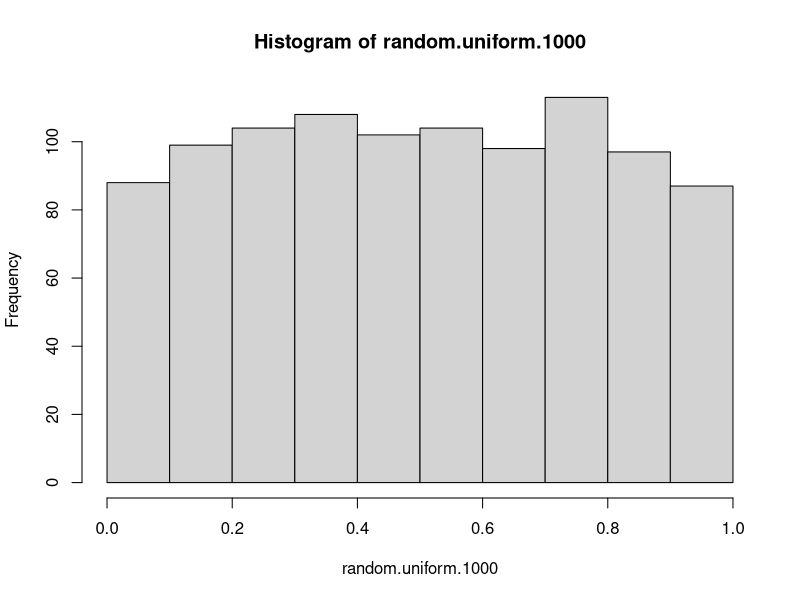
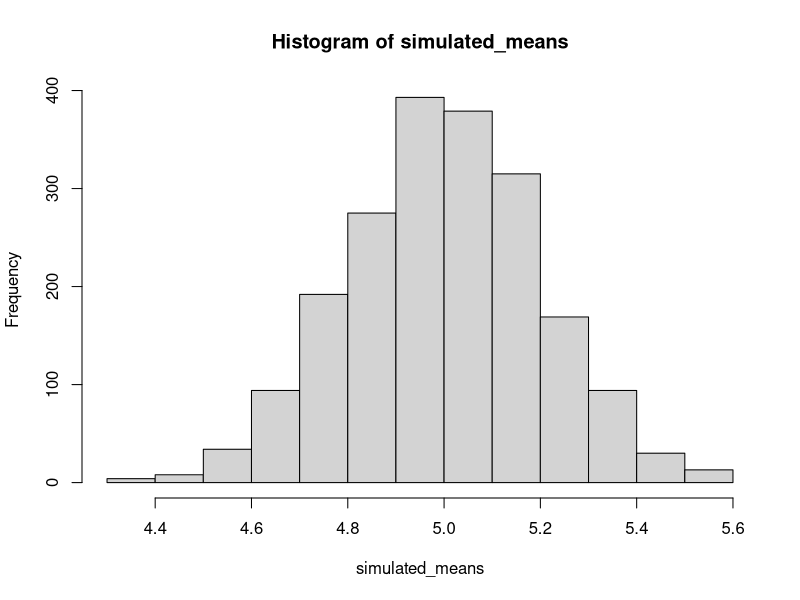
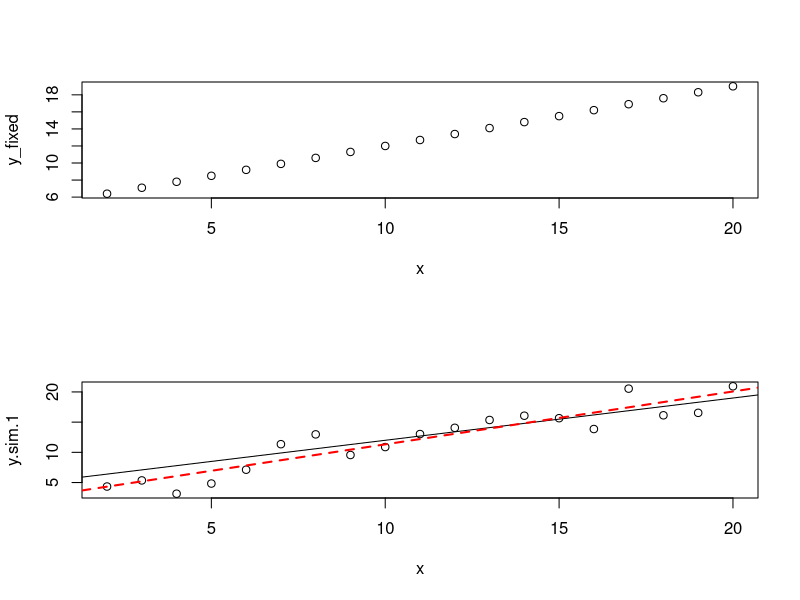
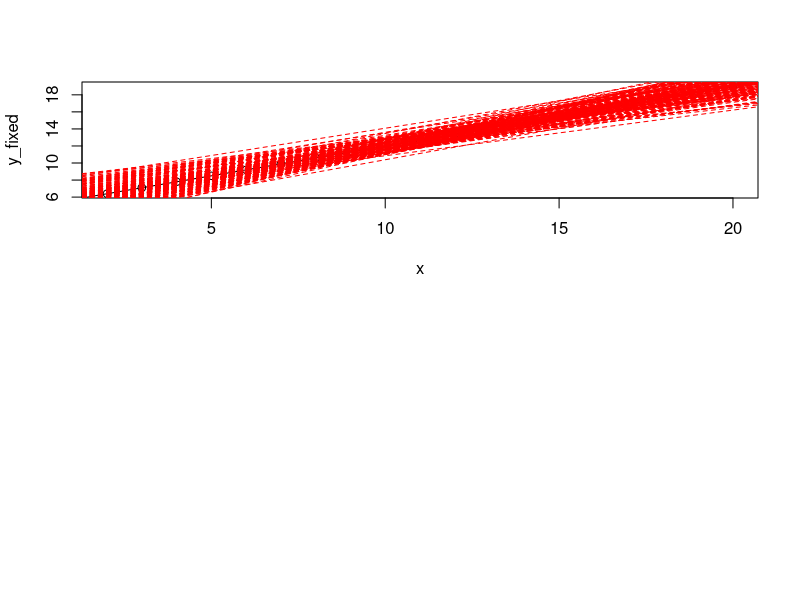

Source code (R) for these figures, in order:
# simulate: generate some data from an underlying process
# when used for statistical inference, many Monte Carlo approaches fall under the rubric of Parametric Bootstrapping. 
# Note: different than the non-parametric bootstrap which uses resampling of the original data to generate empirical sampling
# distribution. 

runif(n=1, min=0, max=1)
runif(n=1000, min=0, max=1)
runif(n=1000) # default is from 0 to 1
random.uniform.1000 <- runif(1000)
hist(random.uniform.1000)

############################ Monte Carlo Simulations (mean and sd)#######################
N <- 2000
# first, initialize a variable to store the means
simulated_means <- rep(NA, N)
for (i in 1:N) {
  sim_data <- rnorm(n = 100, mean = 5, sd = 2)
  simulated_means[i] <- mean(sim_data)
  rm(sim_data)
}
hist(simulated_means)
sd(simulated_means)  # standard deviation of sampling mean, standard error, 2 / sqrt(n) = 2 / 100
# sample size influences the estimated standard error 

############################ Monte Carlo Simulations (regression)#######################
# Y ~ N(a+b*x, sd)
a <- 5
b <- 0.7
x <- seq(2, 20)  # predictor variable
y_fixed <- a + b*x  # the deterministic part of our model
par(mfrow=c(2, 1))
plot(y_fixed ~ x)
# But response is randomly sampled (conditioned on x), say sd=2.5
y.sim.1 <- rnorm(length(x), mean=y_fixed, sd=2.5)
plot(y.sim.1 ~ x)
abline(a = a, b = b)

# But what are the actual parameter estimates for the regression based on the simulated data (for y)? 
# run a linear regression
y.sim.1.lm <- lm(y.sim.1 ~ x)
summary(y.sim.1.lm)
confint(y.sim.1.lm)
abline(reg=y.sim.1.lm, lty=2, col="red", lwd=2)

# Do the above thing 200 times and plot all the simulation lines
plot(y_fixed ~ x)
abline(a=a, b=b)
for (i in 1:200) {
  y.sim <- rnorm(length(x), mean=y_fixed, sd=2.5)
  y.sim.lm <- lm(y.sim ~ x)
  abline(reg=y.sim.lm, lty=2, col="red")
}

